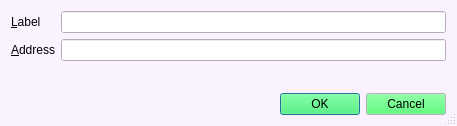
<?xml version="1.0" encoding="UTF-8"?>
<ui version="4.0">
 <class>EditAddressDialog</class>
 <widget class="QDialog" name="EditAddressDialog">
  <property name="geometry">
   <rect>
    <x>0</x>
    <y>0</y>
    <width>457</width>
    <height>126</height>
   </rect>
  </property>
  <property name="palette">
   <palette>
    <active>
     <colorrole role="WindowText">
      <brush brushstyle="SolidPattern">
       <color alpha="255">
        <red>0</red>
        <green>0</green>
        <blue>0</blue>
       </color>
      </brush>
     </colorrole>
     <colorrole role="Button">
      <brush brushstyle="SolidPattern">
       <color alpha="255">
        <red>41</red>
        <green>255</green>
        <blue>84</blue>
       </color>
      </brush>
     </colorrole>
     <colorrole role="Light">
      <brush brushstyle="SolidPattern">
       <color alpha="255">
        <red>169</red>
        <green>255</green>
        <blue>186</blue>
       </color>
      </brush>
     </colorrole>
     <colorrole role="Midlight">
      <brush brushstyle="SolidPattern">
       <color alpha="255">
        <red>105</red>
        <green>255</green>
        <blue>135</blue>
       </color>
      </brush>
     </colorrole>
     <colorrole role="Dark">
      <brush brushstyle="SolidPattern">
       <color alpha="255">
        <red>20</red>
        <green>127</green>
        <blue>42</blue>
       </color>
      </brush>
     </colorrole>
     <colorrole role="Mid">
      <brush brushstyle="SolidPattern">
       <color alpha="255">
        <red>27</red>
        <green>170</green>
        <blue>56</blue>
       </color>
      </brush>
     </colorrole>
     <colorrole role="Text">
      <brush brushstyle="SolidPattern">
       <color alpha="255">
        <red>0</red>
        <green>0</green>
        <blue>0</blue>
       </color>
      </brush>
     </colorrole>
     <colorrole role="BrightText">
      <brush brushstyle="SolidPattern">
       <color alpha="255">
        <red>255</red>
        <green>255</green>
        <blue>255</blue>
       </color>
      </brush>
     </colorrole>
     <colorrole role="ButtonText">
      <brush brushstyle="SolidPattern">
       <color alpha="255">
        <red>0</red>
        <green>0</green>
        <blue>0</blue>
       </color>
      </brush>
     </colorrole>
     <colorrole role="Base">
      <brush brushstyle="SolidPattern">
       <color alpha="255">
        <red>255</red>
        <green>255</green>
        <blue>255</blue>
       </color>
      </brush>
     </colorrole>
     <colorrole role="Window">
      <brush brushstyle="SolidPattern">
       <color alpha="255">
        <red>251</red>
        <green>242</green>
        <blue>255</blue>
       </color>
      </brush>
     </colorrole>
     <colorrole role="Shadow">
      <brush brushstyle="SolidPattern">
       <color alpha="255">
        <red>0</red>
        <green>0</green>
        <blue>0</blue>
       </color>
      </brush>
     </colorrole>
     <colorrole role="AlternateBase">
      <brush brushstyle="SolidPattern">
       <color alpha="255">
        <red>148</red>
        <green>255</green>
        <blue>169</blue>
       </color>
      </brush>
     </colorrole>
     <colorrole role="ToolTipBase">
      <brush brushstyle="SolidPattern">
       <color alpha="255">
        <red>255</red>
        <green>255</green>
        <blue>220</blue>
       </color>
      </brush>
     </colorrole>
     <colorrole role="ToolTipText">
      <brush brushstyle="SolidPattern">
       <color alpha="255">
        <red>0</red>
        <green>0</green>
        <blue>0</blue>
       </color>
      </brush>
     </colorrole>
     <colorrole role="PlaceholderText">
      <brush brushstyle="SolidPattern">
       <color alpha="128">
        <red>0</red>
        <green>0</green>
        <blue>0</blue>
       </color>
      </brush>
     </colorrole>
    </active>
    <inactive>
     <colorrole role="WindowText">
      <brush brushstyle="SolidPattern">
       <color alpha="255">
        <red>0</red>
        <green>0</green>
        <blue>0</blue>
       </color>
      </brush>
     </colorrole>
     <colorrole role="Button">
      <brush brushstyle="SolidPattern">
       <color alpha="255">
        <red>41</red>
        <green>255</green>
        <blue>84</blue>
       </color>
      </brush>
     </colorrole>
     <colorrole role="Light">
      <brush brushstyle="SolidPattern">
       <color alpha="255">
        <red>169</red>
        <green>255</green>
        <blue>186</blue>
       </color>
      </brush>
     </colorrole>
     <colorrole role="Midlight">
      <brush brushstyle="SolidPattern">
       <color alpha="255">
        <red>105</red>
        <green>255</green>
        <blue>135</blue>
       </color>
      </brush>
     </colorrole>
     <colorrole role="Dark">
      <brush brushstyle="SolidPattern">
       <color alpha="255">
        <red>20</red>
        <green>127</green>
        <blue>42</blue>
       </color>
      </brush>
     </colorrole>
     <colorrole role="Mid">
      <brush brushstyle="SolidPattern">
       <color alpha="255">
        <red>27</red>
        <green>170</green>
        <blue>56</blue>
       </color>
      </brush>
     </colorrole>
     <colorrole role="Text">
      <brush brushstyle="SolidPattern">
       <color alpha="255">
        <red>0</red>
        <green>0</green>
        <blue>0</blue>
       </color>
      </brush>
     </colorrole>
     <colorrole role="BrightText">
      <brush brushstyle="SolidPattern">
       <color alpha="255">
        <red>255</red>
        <green>255</green>
        <blue>255</blue>
       </color>
      </brush>
     </colorrole>
     <colorrole role="ButtonText">
      <brush brushstyle="SolidPattern">
       <color alpha="255">
        <red>0</red>
        <green>0</green>
        <blue>0</blue>
       </color>
      </brush>
     </colorrole>
     <colorrole role="Base">
      <brush brushstyle="SolidPattern">
       <color alpha="255">
        <red>255</red>
        <green>255</green>
        <blue>255</blue>
       </color>
      </brush>
     </colorrole>
     <colorrole role="Window">
      <brush brushstyle="SolidPattern">
       <color alpha="255">
        <red>251</red>
        <green>242</green>
        <blue>255</blue>
       </color>
      </brush>
     </colorrole>
     <colorrole role="Shadow">
      <brush brushstyle="SolidPattern">
       <color alpha="255">
        <red>0</red>
        <green>0</green>
        <blue>0</blue>
       </color>
      </brush>
     </colorrole>
     <colorrole role="AlternateBase">
      <brush brushstyle="SolidPattern">
       <color alpha="255">
        <red>148</red>
        <green>255</green>
        <blue>169</blue>
       </color>
      </brush>
     </colorrole>
     <colorrole role="ToolTipBase">
      <brush brushstyle="SolidPattern">
       <color alpha="255">
        <red>255</red>
        <green>255</green>
        <blue>220</blue>
       </color>
      </brush>
     </colorrole>
     <colorrole role="ToolTipText">
      <brush brushstyle="SolidPattern">
       <color alpha="255">
        <red>0</red>
        <green>0</green>
        <blue>0</blue>
       </color>
      </brush>
     </colorrole>
     <colorrole role="PlaceholderText">
      <brush brushstyle="SolidPattern">
       <color alpha="128">
        <red>0</red>
        <green>0</green>
        <blue>0</blue>
       </color>
      </brush>
     </colorrole>
    </inactive>
    <disabled>
     <colorrole role="WindowText">
      <brush brushstyle="SolidPattern">
       <color alpha="255">
        <red>20</red>
        <green>127</green>
        <blue>42</blue>
       </color>
      </brush>
     </colorrole>
     <colorrole role="Button">
      <brush brushstyle="SolidPattern">
       <color alpha="255">
        <red>41</red>
        <green>255</green>
        <blue>84</blue>
       </color>
      </brush>
     </colorrole>
     <colorrole role="Light">
      <brush brushstyle="SolidPattern">
       <color alpha="255">
        <red>169</red>
        <green>255</green>
        <blue>186</blue>
       </color>
      </brush>
     </colorrole>
     <colorrole role="Midlight">
      <brush brushstyle="SolidPattern">
       <color alpha="255">
        <red>105</red>
        <green>255</green>
        <blue>135</blue>
       </color>
      </brush>
     </colorrole>
     <colorrole role="Dark">
      <brush brushstyle="SolidPattern">
       <color alpha="255">
        <red>20</red>
        <green>127</green>
        <blue>42</blue>
       </color>
      </brush>
     </colorrole>
     <colorrole role="Mid">
      <brush brushstyle="SolidPattern">
       <color alpha="255">
        <red>27</red>
        <green>170</green>
        <blue>56</blue>
       </color>
      </brush>
     </colorrole>
     <colorrole role="Text">
      <brush brushstyle="SolidPattern">
       <color alpha="255">
        <red>20</red>
        <green>127</green>
        <blue>42</blue>
       </color>
      </brush>
     </colorrole>
     <colorrole role="BrightText">
      <brush brushstyle="SolidPattern">
       <color alpha="255">
        <red>255</red>
        <green>255</green>
        <blue>255</blue>
       </color>
      </brush>
     </colorrole>
     <colorrole role="ButtonText">
      <brush brushstyle="SolidPattern">
       <color alpha="255">
        <red>20</red>
        <green>127</green>
        <blue>42</blue>
       </color>
      </brush>
     </colorrole>
     <colorrole role="Base">
      <brush brushstyle="SolidPattern">
       <color alpha="255">
        <red>251</red>
        <green>242</green>
        <blue>255</blue>
       </color>
      </brush>
     </colorrole>
     <colorrole role="Window">
      <brush brushstyle="SolidPattern">
       <color alpha="255">
        <red>251</red>
        <green>242</green>
        <blue>255</blue>
       </color>
      </brush>
     </colorrole>
     <colorrole role="Shadow">
      <brush brushstyle="SolidPattern">
       <color alpha="255">
        <red>0</red>
        <green>0</green>
        <blue>0</blue>
       </color>
      </brush>
     </colorrole>
     <colorrole role="AlternateBase">
      <brush brushstyle="SolidPattern">
       <color alpha="255">
        <red>41</red>
        <green>255</green>
        <blue>84</blue>
       </color>
      </brush>
     </colorrole>
     <colorrole role="ToolTipBase">
      <brush brushstyle="SolidPattern">
       <color alpha="255">
        <red>255</red>
        <green>255</green>
        <blue>220</blue>
       </color>
      </brush>
     </colorrole>
     <colorrole role="ToolTipText">
      <brush brushstyle="SolidPattern">
       <color alpha="255">
        <red>0</red>
        <green>0</green>
        <blue>0</blue>
       </color>
      </brush>
     </colorrole>
     <colorrole role="PlaceholderText">
      <brush brushstyle="SolidPattern">
       <color alpha="128">
        <red>0</red>
        <green>0</green>
        <blue>0</blue>
       </color>
      </brush>
     </colorrole>
    </disabled>
   </palette>
  </property>
  <property name="windowTitle">
   <string>Edit Address</string>
  </property>
  <property name="windowIcon">
   <iconset>
    <normaloff>../../../../../@media/favicon.ico</normaloff>../../../../../@media/favicon.ico</iconset>
  </property>
  <property name="styleSheet">
   <string notr="true"/>
  </property>
  <property name="sizeGripEnabled">
   <bool>true</bool>
  </property>
  <property name="modal">
   <bool>true</bool>
  </property>
  <layout class="QVBoxLayout" name="verticalLayout">
   <item>
    <layout class="QFormLayout" name="formLayout">
     <property name="fieldGrowthPolicy">
      <enum>QFormLayout::AllNonFixedFieldsGrow</enum>
     </property>
     <item row="0" column="0">
      <widget class="QLabel" name="label">
       <property name="text">
        <string>&amp;Label</string>
       </property>
       <property name="buddy">
        <cstring>labelEdit</cstring>
       </property>
      </widget>
     </item>
     <item row="0" column="1">
      <widget class="QLineEdit" name="labelEdit">
       <property name="toolTip">
        <string>The label associated with this address book entry</string>
       </property>
      </widget>
     </item>
     <item row="1" column="0">
      <widget class="QLabel" name="label_2">
       <property name="text">
        <string>&amp;Address</string>
       </property>
       <property name="buddy">
        <cstring>addressEdit</cstring>
       </property>
      </widget>
     </item>
     <item row="1" column="1">
      <widget class="QLineEdit" name="addressEdit">
       <property name="toolTip">
        <string>The address associated with this address book entry. This can only be modified for sending addresses.</string>
       </property>
      </widget>
     </item>
    </layout>
   </item>
   <item>
    <widget class="QDialogButtonBox" name="buttonBox">
     <property name="orientation">
      <enum>Qt::Horizontal</enum>
     </property>
     <property name="standardButtons">
      <set>QDialogButtonBox::Cancel|QDialogButtonBox::Ok</set>
     </property>
    </widget>
   </item>
  </layout>
 </widget>
 <resources/>
 <connections>
  <connection>
   <sender>buttonBox</sender>
   <signal>accepted()</signal>
   <receiver>EditAddressDialog</receiver>
   <slot>accept()</slot>
   <hints>
    <hint type="sourcelabel">
     <x>248</x>
     <y>254</y>
    </hint>
    <hint type="destinationlabel">
     <x>157</x>
     <y>274</y>
    </hint>
   </hints>
  </connection>
  <connection>
   <sender>buttonBox</sender>
   <signal>rejected()</signal>
   <receiver>EditAddressDialog</receiver>
   <slot>reject()</slot>
   <hints>
    <hint type="sourcelabel">
     <x>316</x>
     <y>260</y>
    </hint>
    <hint type="destinationlabel">
     <x>286</x>
     <y>274</y>
    </hint>
   </hints>
  </connection>
 </connections>
</ui>
